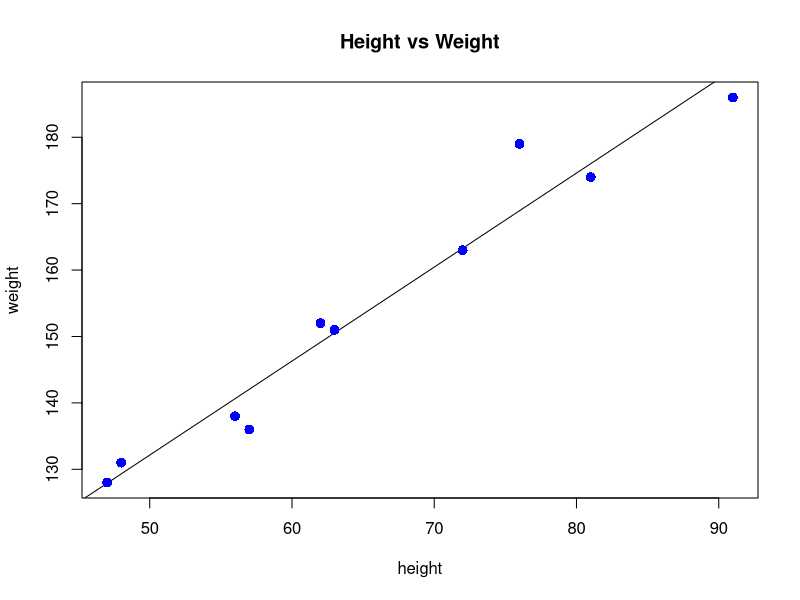

Source code (R):
x <- c(151, 174, 138, 186, 128, 136, 179, 163, 152, 131)
y <- c(63, 81, 56, 91, 47, 57, 76, 72, 62, 48)

relation = lm(y~x)
#print(relation)
#print(summary(relation))

a = predict(relation, data.frame(x=170))
print(a)

plot(y,x,xlab="height", ylab="weight", col="blue", main="Height vs Weight",
abline(lm(x~y)),cex = 1.3,pch=16)
